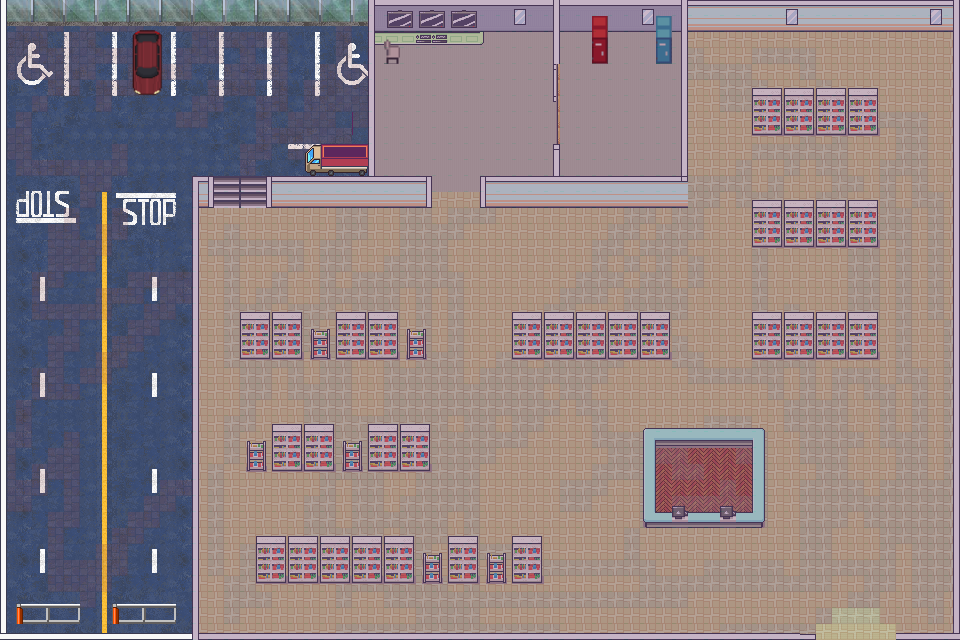

Below is a game level as drawn by its tile map, then a one-line description and the .tmx that defines it (tile-layer data replaced by summaries):
An orthogonal 60x40 tile map with 16x16 px tiles, 8 tile layers (chao, sujeira, objetos 2, parede 3, ...), 6 tilesets and 52 objects (vida, municao, super_puzzle).

<map version="1.10" tiledversion="1.11.2" orientation="orthogonal" renderorder="right-down" width="60" height="40" tilewidth="16" tileheight="16" infinite="0" nextlayerid="20" nextobjectid="108">
 <editorsettings>
  <export target="supermercado_fechado.json" format="json" />
 </editorsettings>
 <tileset firstgid="1" name="RetailFIXED" tilewidth="16" tileheight="16" tilecount="4000" columns="100">
  <image source="../tiles/supermercado/RetailFIXED.png" width="1600" height="640" />
 </tileset>
 <tileset firstgid="4001" name="Interiors_free_16x16" tilewidth="16" tileheight="16" tilecount="1424" columns="16">
  <image source="../tiles/supermercado/Interiors_free_16x16.png" width="256" height="1424" />
 </tileset>
 <tileset firstgid="5425" name="Room_Builder_free_16x16" tilewidth="16" tileheight="16" tilecount="391" columns="17">
  <image source="../tiles/supermercado/Room_Builder_free_16x16.png" width="272" height="368" />
 </tileset>
 <tileset firstgid="5816" name="CP_V1.0.4" tilewidth="16" tileheight="16" tilecount="4096" columns="64">
  <image source="../tiles/supermercado/CP_V1.0.4.png" width="1024" height="1024" />
 </tileset>
 <tileset firstgid="9912" name="japanese-school_8x8-final.tilesetx2" tilewidth="16" tileheight="16" tilecount="880" columns="16">
  <image source="../tiles/supermercado/japanese-school_8x8-final.tilesetx2.png" width="256" height="880" />
 </tileset>
 <tileset firstgid="10792" name="carro 1" tilewidth="16" tileheight="16" tilecount="24" columns="4">
  <image source="../assets/tiles/supermercado/carro 1.png" trans="c8c8c8" width="72" height="100" />
 </tileset>
 <layer id="1" name="chao" width="60" height="40">
  <data>[2400 cells, 2400 non-empty, 60 distinct tile ids]</data>
 </layer>
 <layer id="8" name="sujeira" width="60" height="40" opacity="0.19">
  <data>[2400 cells, 934 non-empty, 2 distinct tile ids]</data>
 </layer>
 <layer id="7" name="objetos 2" width="60" height="40">
  <data>[2400 cells, 25 non-empty, 12 distinct tile ids]</data>
 </layer>
 <layer id="9" name="parede 3" width="60" height="40">
  <data>[2400 cells, 129 non-empty, 29 distinct tile ids]</data>
 </layer>
 <layer id="5" name="paredes 2" width="60" height="40">
  <data>[2400 cells, 25 non-empty, 10 distinct tile ids]</data>
 </layer>
 <layer id="2" name="paredes" width="60" height="40">
  <data>[2400 cells, 265 non-empty, 12 distinct tile ids]</data>
 </layer>
 <layer id="6" name="objetos" width="60" height="40">
  <data>[2400 cells, 391 non-empty, 65 distinct tile ids]</data>
 </layer>
 <layer id="19" name="sombra" width="60" height="40" opacity="0.33">
  <data>[2400 cells, 1799 non-empty, 2 distinct tile ids]</data>
 </layer>
 <objectgroup id="4" name="solidos" visible="0">
  <object id="5" x="643.122" y="428.667" width="120.667" height="92.6667" />
  <object id="6" x="0.666667" y="-0.666667" width="5.33333" height="640.333" />
  <object id="8" x="4" y="633.333" width="812.333" height="6" />
  <object id="9" x="953.333" y="-9.76996e-15" width="6.66667" height="634.667" />
  <object id="10" x="2.66667" y="0" width="954" height="5.39583" />
  <object id="31" x="267" y="176.302" width="164.25" height="5.39583" />
  <object id="32" x="192.5" y="176.302" width="20" height="5.39583" />
  <object id="33" x="192.833" y="179.334" width="5.33333" height="455.833" />
  <object id="34" x="368.833" y="4.0835" width="5.33333" height="174.833" />
  <object id="37" x="480.667" y="176.219" width="206.75" height="5.0625" />
  <object id="47" x="592.167" y="15.2187" width="15" height="18.0625" />
  <object id="48" x="752.333" y="88.5521" width="124.667" height="13.5625" />
  <object id="49" x="752.667" y="200.885" width="124.667" height="13.5625" />
  <object id="50" x="752.666" y="312.552" width="124.667" height="13.5625" />
  <object id="51" x="512.333" y="311.885" width="156" height="13.5625" />
  <object id="52" x="212.727" y="173.605" width="54.2424" height="8.0625" />
  <object id="53" x="112.97" y="604.908" width="62.7879" height="17.3958" />
  <object id="54" x="17.3636" y="604.454" width="63.1515" height="19.5777" />
  <object id="55" x="656.167" y="15.9688" width="15" height="18.0625" />
  <object id="56" x="681.333" y="2.5835" width="5.33333" height="174.833" />
  <object id="57" x="553.833" y="0.5835" width="5.33333" height="63.6663" />
  <object id="58" x="553.667" y="144.834" width="5.33333" height="32.333" />
  <object id="59" x="553.667" y="62.8335" width="5.33333" height="83.333" />
  <object id="60" x="375.5" y="28.4169" width="108.333" height="4.9163" />
  <object id="62" x="384.334" y="39.7918" width="15.583" height="23.4163" />
  <object id="63" x="240" y="311.885" width="60" height="13.5625" />
  <object id="64" x="336.667" y="312.552" width="60" height="13.5625" />
  <object id="65" x="273.273" y="423.885" width="60" height="13.5625" />
  <object id="66" x="368.545" y="424.491" width="60" height="13.5625" />
  <object id="67" x="256.5" y="536.219" width="156" height="13.5625" />
  <object id="68" x="448.5" y="537.219" width="28.5" height="13.5625" />
  <object id="69" x="512.364" y="536.491" width="29" height="13.5625" />
  <object id="70" x="486.667" y="552.885" width="18.6667" height="6.89583" />
  <object id="71" x="422.667" y="553.552" width="18.6667" height="6.89583" />
  <object id="72" x="343" y="440.885" width="18.6667" height="6.89583" />
  <object id="73" x="247" y="440.885" width="18.6667" height="6.89583" />
  <object id="74" x="311" y="328.885" width="18.6667" height="6.89583" />
  <object id="75" x="407.333" y="329.219" width="18.6667" height="6.89583" />
  <object id="83" x="307.167" y="144.625" width="61" height="28.0834" />
  <object id="93" x="895.833" y="633" width="64.333" height="6" />
  <object id="94" x="814.167" y="637" width="85.6663" height="6" />
  <object id="107" x="133.333" y="31.5" width="27" height="60.1667" />
 </objectgroup>
 <objectgroup id="13" name="portais" visible="0">
  <object id="88" x="817.667" y="621.75" width="76.8333" height="13.6667">
   <properties>
    <property name="destino" value="cidade" />
    <property name="spawn_x" type="int" value="685" />
    <property name="spawn_y" type="int" value="205" />
   </properties>
  </object>
 </objectgroup>
 <objectgroup id="14" name="inimigos" visible="0">
  <object id="89" x="909.333" y="88" width="8" height="8" />
  <object id="90" x="496" y="468" width="12" height="10.6667" />
  <object id="91" x="550.667" y="253.333" width="9.33333" height="10.6667" />
  <object id="92" x="265.333" y="257.333" width="6.66667" height="5.33333" />
 </objectgroup>
 <objectgroup id="11" name="vida" visible="0">
  <object id="84" x="656.232" y="34.7545" width="15.602" height="28.8036" />
  <object id="95" name="vida" x="817" y="328" width="27" height="30" />
 </objectgroup>
 <objectgroup id="17" name="interacao" visible="0" />
 <objectgroup id="12" name="municao" visible="0">
  <object id="87" x="592.199" y="34.5982" width="15.602" height="28.8036" />
  <object id="97" name="municao" x="273" y="437.5" width="28" height="31" />
 </objectgroup>
 <objectgroup id="10" name="puzzle" visible="0">
  <object id="78" name="lampadas" type="super_puzzle" x="411.667" y="34.1667" width="39.6667" height="14.75" />
 </objectgroup>
</map>
